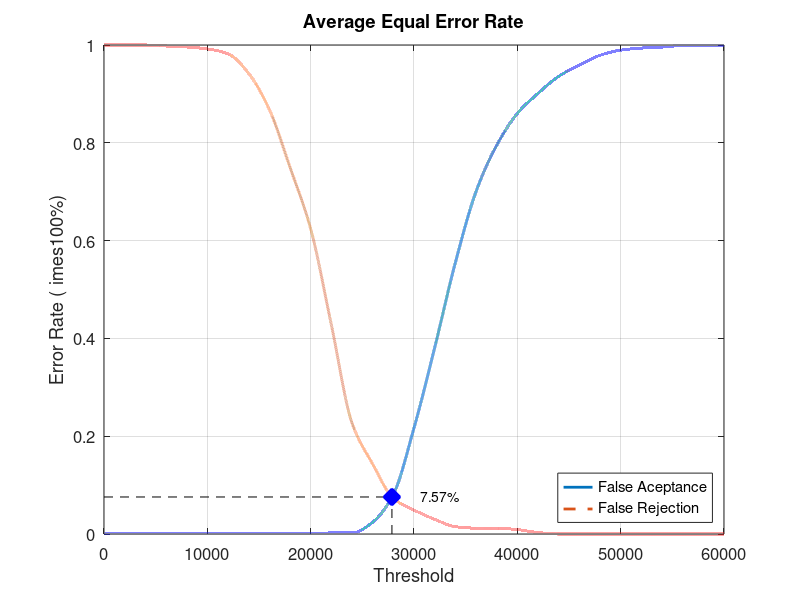
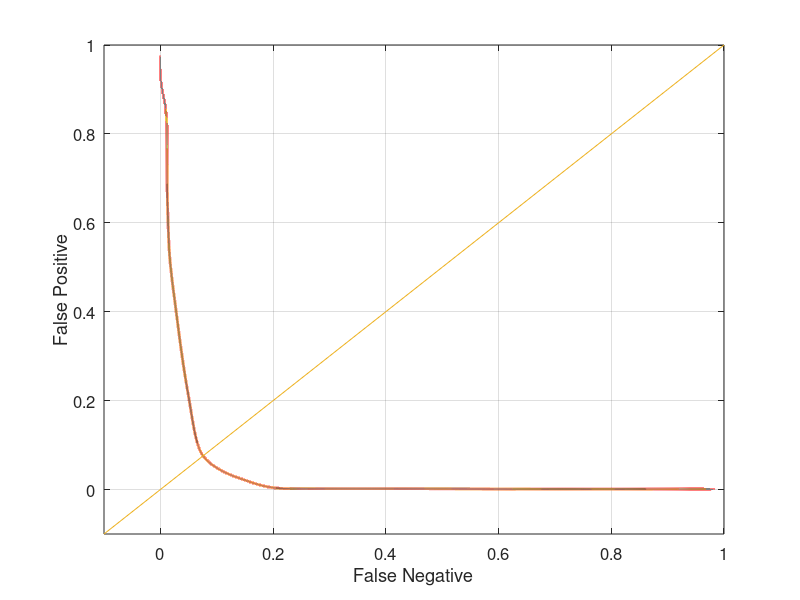

MATLAB code for these plots, in order:
close all;
clear;
clc;
x = 0:2000:60000;
xq = 0:0.5:60000;

y0 = [0 0.00105263 0.00105263 0.00105263 0.00105263 0.00105263 0.00105263 0.00105263 0.00105263 0.00105263 0.00105263 0.00210526 0.00210526 0.0242105 0.0810526 0.216842 0.381053 0.554737 0.7 0.794737 0.86 0.901053 0.935789 0.958947 0.978947 0.989474 0.993684 0.99579 0.998947 0.998947 1]
yy0 = interp1(x, y0, xq, 'pchip');
y1 = [1 1 1 0.998 0.996 0.992 0.982 0.942 0.868 0.75 0.624 0.428 0.227 0.143 0.073 0.049 0.03 0.015 0.012 0.012 0.009 0.003 0 0 0 0 0 0 0 0 0]
yy1 = interp1(x, y1, xq, 'pchip');

% Calculating EER: 
y2 = abs(y0 - y1);
find(y2 == min(y2))
yy2 = abs(yy0 - yy1);
xEER = find(yy2 == min(yy2));
xEERIndex = xq(xEER) % X-axis EER
yEER = yy0(xEER) % Y-axis EER

main = figure
plot(xq, yy0,'-','LineWidth', 2);	hold on
plot(xq, yy1,'--','LineWidth', 2);	hold on
plot([xEERIndex xEERIndex], [0 yEER], 'k--');	hold on
plot([0 xEERIndex], [yEER yEER], 'k--');	hold on
plot(xEERIndex, yEER, 'bx', 'LineWidth', 10);	hold on
text(xEERIndex + 10 * xEERIndex / 100, yEER, [num2str(round((10000 * yEER)) / 100) '%'])
legend('False Aceptance', 'False Rejection', 'Location', 'SouthEast')
xlabel('Threshold')
ylabel('Error Rate (	imes100%)')
title('Average Equal Error Rate')
set(gca, 'FontSize', 12)
axis([0 60000 0 1])
grid on

print(main, 'Database3AverageMain', '-dpng');
FNRxFPR = figure('Color', [1 1 1]);
plot(yy1, yy0, '-', yy1, yy0, 'LineWidth', 2);
hold on
y = -0.1:0.1:1
plot(y, y); 
set(gca, 'FontSize', 12)
xlabel('False Negative')
ylabel('False Positive')
axis([-0.1 1 -0.1 1])
set(gca, 'FontSize', 12)
grid on

print(FNRxFPR, 'Database3AverageFNRxFPR','-dpng');
